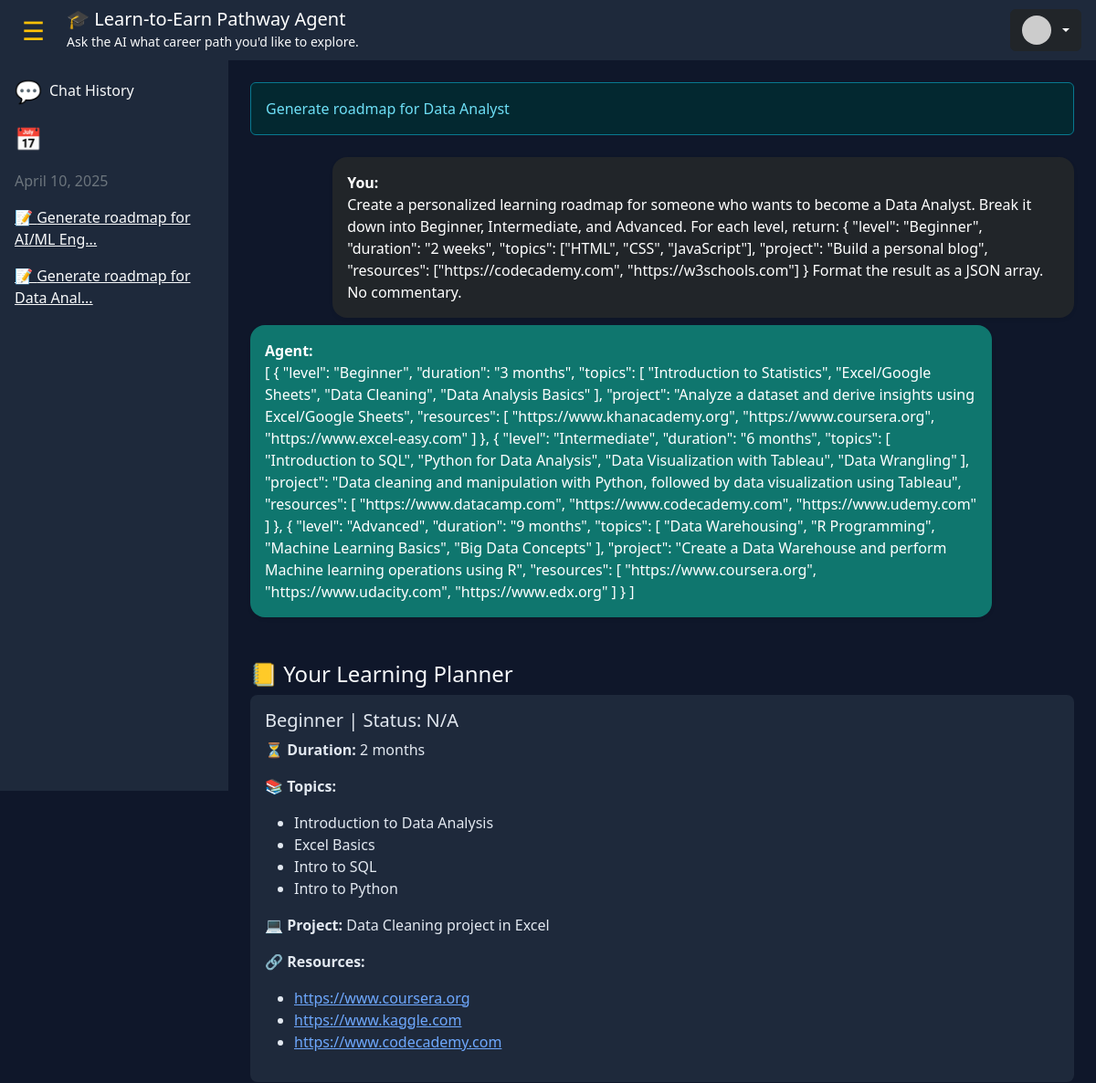
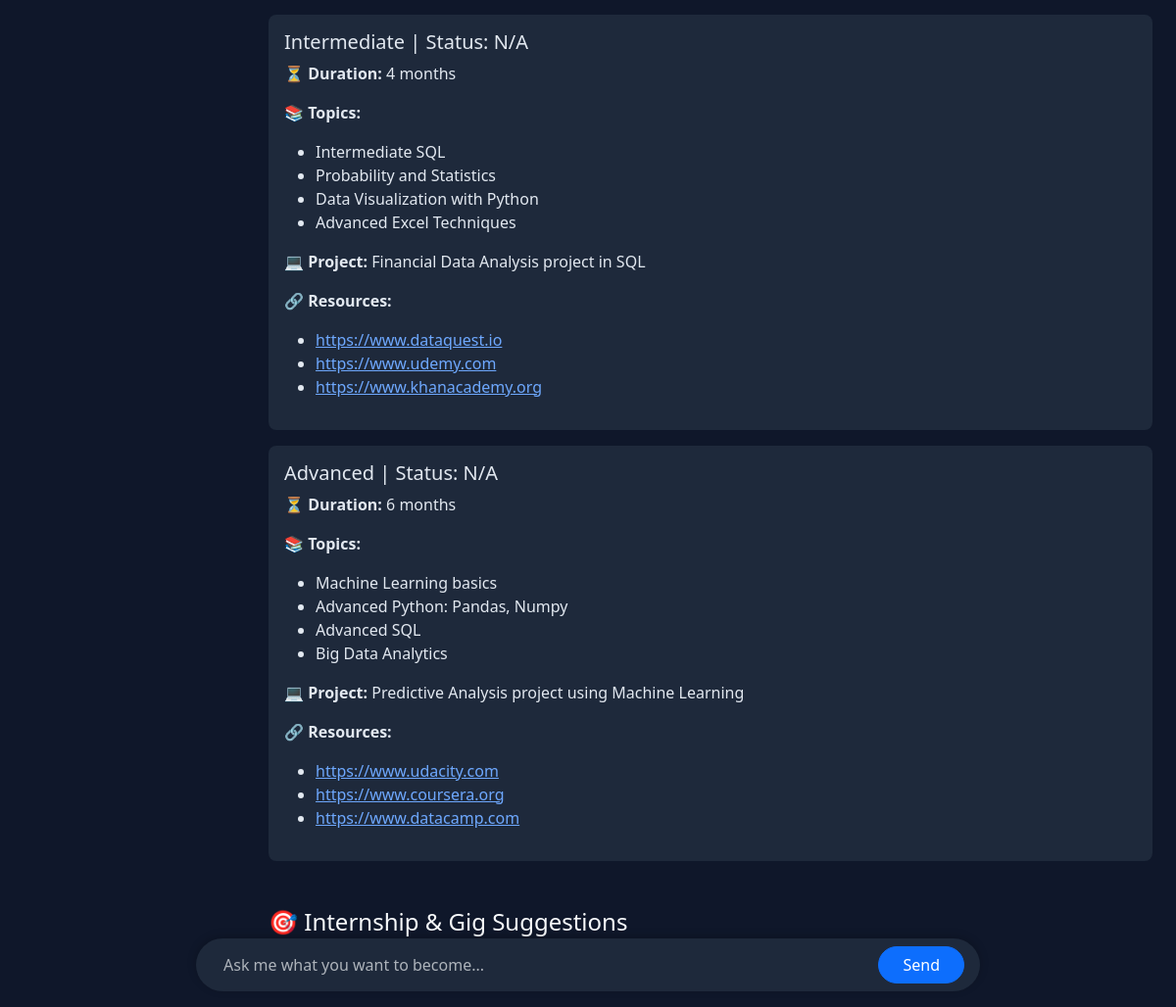
The app's page /dashboard?chat_id=3 (signed in) with its own data (2 pictures, top to bottom).
### tables this page shows
CREATE TABLE chats (
        id INTEGER PRIMARY KEY AUTOINCREMENT,
        username TEXT,
        message TEXT,
        response TEXT,
        timestamp DATETIME DEFAULT CURRENT_TIMESTAMP
    );

### app.py (the view, shortened to what this page needs)
@app.route("/dashboard", methods=['GET', 'POST'])
def dashboard():
    if 'username' not in session:
        return redirect(url_for('login'))
    username = session['username']
    message = None
    roadmap = []
    selected_chat = None
    chat_entries = []
    career = request.form.get('career_query', 'Data Analyst')
    conn = get_db()
    c = conn.cursor()
    c.execute("""CREATE TABLE IF NOT EXISTS roadmap_progress (
        id INTEGER PRIMARY KEY AUTOINCREMENT,
        username TEXT,
        career TEXT,
        level TEXT,
        status TEXT,
        start_date DATE,
        end_date DATE
    )""")
    c.execute("""CREATE TABLE IF NOT EXISTS chats (
        id INTEGER PRIMARY KEY AUTOINCREMENT,
        username TEXT,
        message TEXT,
        response TEXT,
        timestamp DATETIME DEFAULT CURRENT_TIMESTAMP
    )""")
    c.execute("SELECT response FROM chats WHERE username = ? AND message LIKE ? ORDER BY timestamp DESC LIMIT 1",
              (username, f"%{career}%"))
    chat_data = c.fetchone()
    if chat_data:
        try:
            roadmap = json.loads(chat_data[0])
        except json.JSONDecodeError:
            roadmap = []
    c.execute("SELECT level, status, start_date, end_date FROM roadmap_progress WHERE username = ? AND career = ?",
              (username, career))
    progress = c.fetchall()
    c.execute("SELECT id, message, timestamp FROM chats WHERE username = ? ORDER BY timestamp DESC", (username,))
    chat_entries = c.fetchall()
    selected = request.args.get('chat_id')
    if selected:
        c.execute("SELECT message, response FROM chats WHERE id = ?", (selected,))
        selected_chat = c.fetchone()
    grouped_chats = defaultdict(list)
    for chat_id, message, timestamp in chat_entries:
        date_key = datetime.strptime(timestamp, "%Y-%m-%d %H:%M:%S").strftime("%B %d, %Y")
        grouped_chats[date_key].append({
            "id": chat_id,
            "summary": message[:30] + "...",
            "timestamp": timestamp
        })
    conn.close()
    return render_template('dashboard.html', username=username, message=message,
                           roadmap=roadmap, progress=progress,
                           career=career, chat_entries=chat_entries,
                           selected_chat=selected_chat, grouped_chats=grouped_chats)

### app.py (called while the page is built)
def get_db():
    return sqlite3.connect(DB_PATH)

### templates/dashboard.html (shortened to what this page needs)
<!DOCTYPE html>
<html lang="en" data-bs-theme="dark">
<head>
  <link href="https://cdn.jsdelivr.net/npm/bootstrap@5.3.2/dist/css/bootstrap.min.css" rel="stylesheet"/>
</head>
<body>
  <nav class="navbar d-flex justify-content-between align-items-center px-3 py-2">
    <div class="d-flex align-items-center gap-3">
      <button id="toggleSidebarBtn" class="btn btn-sm text-warning fs-3">☰</button>
      <div>
        <h5 class="mb-0 text-white">🎓 Learn-to-Earn Pathway Agent</h5>
        <small class="text-light">Ask the AI what career path you'd like to explore.</small>
      </div>
    </div>
    <div class="dropdown">
      <button class="btn btn-dark dropdown-toggle d-flex align-items-center gap-2" type="button" id="profileDropdown" data-bs-toggle="dropdown" aria-expanded="false">
        <img src="https://ui-avatars.com/api/?name={{ username }}&background=random&color=fff&size=32" class="avatar" alt="Avatar" />
      </button>
    </div>
  </nav>
  <div class="container-fluid">
    <div class="row">
      <div class="col-auto sidebar" id="sidebar">
        <div class="text-light mb-3 d-flex align-items-center">
          <span class="me-2 icon-only">💬</span>
          <h6 class="mb-0">Chat History</h6>
        </div>
        {% for date, chats in grouped_chats.items() %}
          <p class="text-secondary icon-only">📅</p>
          <p class="text-secondary">{{ date }}</p>
          {% for chat in chats %}
            <p>
              <a href="/dashboard?chat_id={{ chat.id }}" class="text-light">📝 {{ chat.summary }}</a>
            </p>
          {% endfor %}
        {% endfor %}
      </div>
      <div class="col p-4" id="main-content">
        {% if message %}
          <div class="alert alert-info">{{ message }}</div>
        {% endif %}
        {% if selected_chat %}
          <div class="mt-4">
            <div class="mb-2">
              <div class="bg-dark text-white p-3 rounded-4 shadow-sm" style="max-width: 90%; margin-left: auto;">
                <strong>You:</strong><br>{{ selected_chat[0] }}
              </div>
            </div>
            <div class="mb-2">
              <div class="bg-info text-white p-3 rounded-4 shadow-sm" style="max-width: 90%; margin-right: auto; background-color: #0f766e !important;">
                <strong>Agent:</strong><br>{{ selected_chat[1] }}
              </div>
            </div>
          </div>
        {% endif %}
        <h4 class="mt-5">📒 Your Learning Planner</h4>
        {% for item in roadmap %}
          {% set level_info = None %}
          {% for lvl in progress %}
            {% if lvl[0] == item['level'] %}
              {% set level_info = lvl %}
            {% endif %}
          {% endfor %}
          <div class="planner-card">
            <h5>{{ item.level }} | Status: {{ level_info[1].capitalize() if level_info else 'N/A' }}</h5>
            <p><strong>⏳ Duration:</strong> {{ item.duration }}</p>
            <p><strong>📚 Topics:</strong></p>
            <ul>{% for topic in item.topics %}<li>{{ topic }}</li>{% endfor %}</ul>
            <p><strong>💻 Project:</strong> {{ item.project }}</p>
            <p><strong>🔗 Resources:</strong></p>
            <ul>{% for res in item.resources %}<li><a href="{{ res }}" target="_blank">{{ res }}</a></li>{% endfor %}</ul>
          </div>
        {% endfor %}
        <h4 class="mt-5">🎯 Internship & Gig Suggestions</h4>
        <p>We'll match you with real opportunities based on your progress soon!</p>
      </div>
    </div>
  </div>
  <div class="chat-box d-flex justify-content-center">
    <form method="POST">
      <input type="text" name="career_query" class="form-control border-0 bg-transparent text-light" placeholder="Ask me what you want to become..." />
      <button name="generate" value="1" class="btn btn-primary rounded-pill px-4">Send</button>
    </form>
  </div>
</body>
</html>

### templates/dashboard.html (style rules this page uses)
body { background-color: #0f172a; color: #f8fafc; overflow-x: hidden; }
.sidebar { background-color: #1e293b; height: 100vh; padding: 1rem; width: 250px; transition: width 0.3s ease; overflow-x: hidden; }
.sidebar h6, .sidebar p, .sidebar a { transition: opacity 0.3s ease; }
.icon-only { font-size: 1.5rem; display: block; opacity: 1; }
.navbar { position: sticky; top: 0; z-index: 1001; background-color: #1e293b; }
.planner-card { background-color: #1e293b; padding: 1rem; border-radius: 0.5rem; margin-bottom: 1rem; color: #e2e8f0; }
.chat-box { position: fixed; bottom: 0; width: 100%; background-color: transparent; padding: 1rem; z-index: 1050; }
.chat-box form { display: flex; gap: 10px; width: 80%; max-width: 800px; margin: auto; background-color: #1e293b; border-radius: 999px; padding: 0.5rem 1rem; box-shadow: 0 -2px 10px rgba(0, 0, 0, 0.2); }
.chat-box input[type="text"] { flex-grow: 1; border: none; background: transparent; color: #f8fafc; }
.avatar { border-radius: 50%; width: 32px; height: 32px; }
#toggleSidebarBtn { background: none; border: none; color: #facc15; font-size: 1.5rem; cursor: pointer; }

### records on screen
chats: summary "Generate roadmap for AI/ML Eng..."
chats: summary "Generate roadmap for Data Anal...", message "Generate roadmap for Data Analyst"
chats: message "Create a personalized learning roadmap for someone who wants to become a Data Analyst. Break it down into Beginner, Intermediate, and Advanced. For each level, return: { \"level\": \"Beginner\", \"duration\": \"2 weeks\", \"topics\": [\"HTML\", \"CSS\", \"JavaScript\"], \"project\": \"Build a personal blog\", \"resources\": [\"https://codecademy.com\", \"https://w3schools.com\"] } Format the result as a JSON array. No commentary.", response "[ { \"level\": \"Beginner\", \"duration\": \"3 months\", \"topics\": [ \"Introduction to Statistics\", \"Excel/Google Sheets\", \"Data Cleaning\", \"Data Analysis Basics\" ], \"project\": \"Analyze a dataset and derive insights using Excel/Google Sheets\", \"resources\": [ \"https://www.khanacademy.org\", \"https://www.coursera.org\", \"https://www.excel-easy.com\" ] }, { \"level\": \"Intermediate\", \"duration\": \"6 months\", \"topics\": [ \"Introduction to SQL\", \"Python for Data Analysis\", \"Data Visualization with Tableau\", \"Data Wrangling\" ], \"project\": \"Data cleaning and manipulation with Python, followed by data visualization using Tableau\", \"resources\": [ \"https://www.datacamp.com\", \"https://www.codecademy.com\",…"

### other values on screen
{{ date }} "April 10, 2025"
{{ item.level }} "Beginner" "Intermediate" "Advanced"
{{ level_info[1].capitalize() if level_info else 'N/A' }} "N/A" "N/A" "N/A"
{{ item.duration }} "2 months" "4 months" "6 months"
{{ topic }} "Introduction to Data Analysis" "Excel Basics" "Intro to SQL" "Intro to Python" "Intermediate SQL" "Probability and Statistics" "Data Visualization with Python" "Advanced Excel Techniques" "Machine Learning basics" "Advanced Python: Pandas, Numpy" "Advanced SQL" "Big Data Analytics"
{{ item.project }} "Data Cleaning project in Excel" "Financial Data Analysis project in SQL" "Predictive Analysis project using Machine Learning"
{{ res }} "https://www.coursera.org" "https://www.kaggle.com" "https://www.codecademy.com" "https://www.dataquest.io" "https://www.udemy.com" "https://www.khanacademy.org" "https://www.udacity.com" "https://www.coursera.org" "https://www.datacamp.com"
